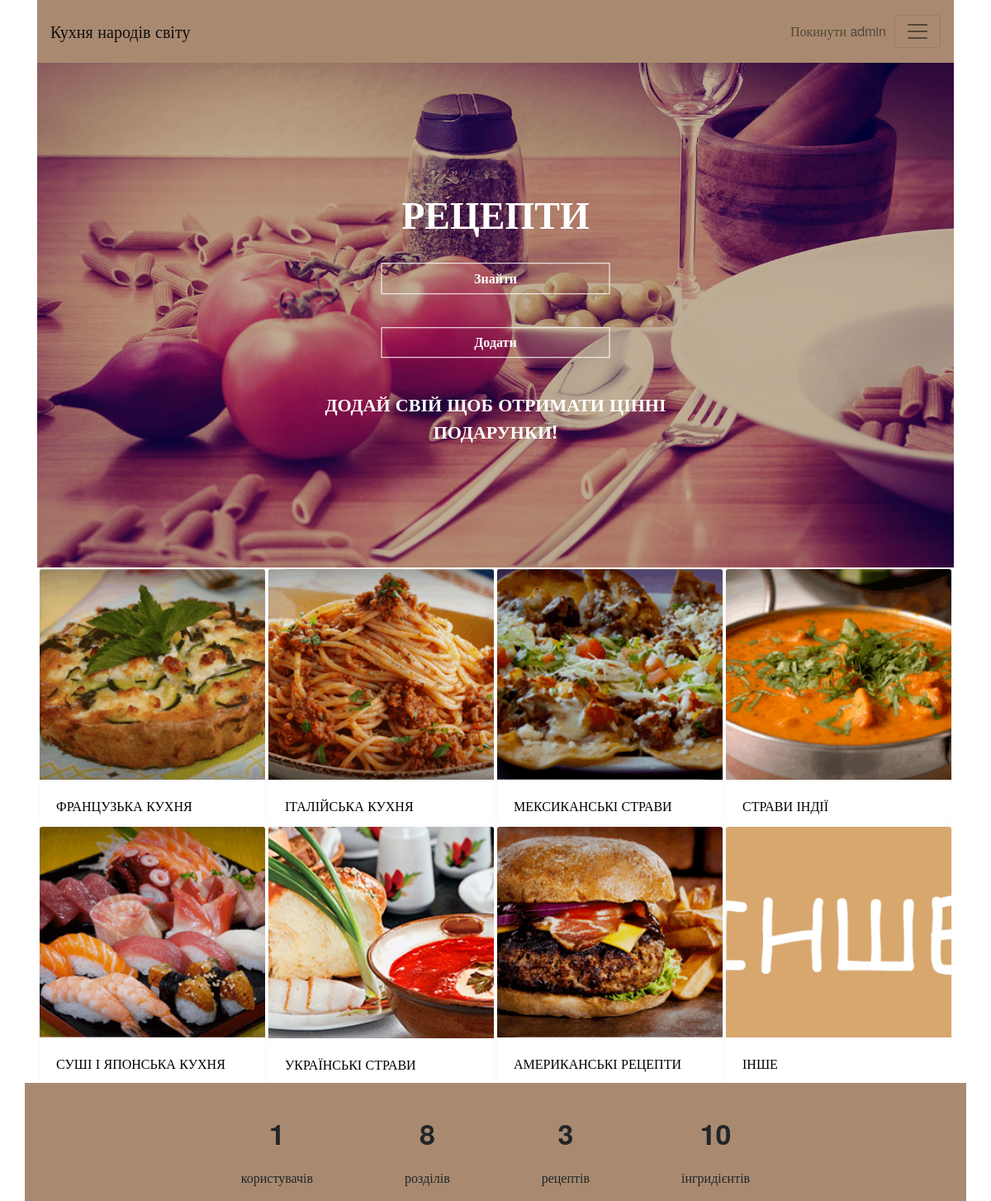
Screenshot of / (signed in) with the database file from the repository.
### models.py (models this page shows, shortened)
class User(db.Model, UserMixin):
    id = db.Column(db.Integer, primary_key=True)
    username = db.Column(db.String(80), unique=True, nullable=False)
    password = db.Column(db.String(80), unique=True, nullable=False)
    email = db.Column(db.String(120), unique=True, nullable=False)

class Cousine(db.Model):
    id = db.Column(db.Integer, primary_key=True)
    cousine_name = db.Column(db.Text, unique=True, nullable=False)
    image_id = db.Column(db.Integer)

### app.py (the view)
@app.route("/")
def index():
    cousine_list = Cousine.query.all()
    return render_template('index.html', cousine_list=cousine_list)

### app.py (called while the page is built)
@app.context_processor
def inject_user():
    ingridients_number = Ingredient.query.count()
    cousine_number = Cousine.query.count()
    recepies_number = Dish.query.count()
    user_number = User.query.count()
    return dict(ingredients=ingridients_number,cousine=cousine_number,recepies=recepies_number,users=user_number)

### models.py (called while the page is built)
@login_manager.user_loader
def load_user(user_id):
    return User.query.filter_by(id=user_id).first()

### templates/index.html
{% extends 'base.html' %}
{% block content %}
<div class="container">
<div class="frame">
	<img src="{{url_for('static', filename='images/bg.jpg')}}"  alt="placeholder" class="img-fluid" />
  <div class="text_box">
  		<br class="d-none d-md-block">
  	<h1 style="font-size: calc(16px + 2.5vw); font-weight: bold;" > РЕЦЕПТИ   </h1>
  	<br class="d-none d-md-block">
  	<p><a class="btn btn-primary get_started_btn"  style= "font-weight: bold; color: white;" href="/">Знайти</a></p>
  		<br class="d-none d-md-block">
  	<p><a class="btn btn-primary get_started_btn"  style= "font-weight: bold; color: white;" href="/add_dish">Додати</a></p>
  	<br>
  	<p  class="d-none d-md-block" style="font-size: calc(16px + 0.5vw);  font-weight: bold;">ДОДАЙ СВІЙ ЩОБ ОТРИМАТИ ЦІННІ ПОДАРУНКИ!</p>
  </div>
</div>
</div>
<div class="container">
<div class="d-flex flex-wrap justify-content-center ">
{% for cousine in cousine_list %}
<div class="card border-light" style="width: 275px; height:310px; margin: 1px 1px 1px 1px"><a href="/cousine/{{loop.index}}">
  <img class="card-img-top" src="static/images/{{cousine.image_id}}.jpg" alt="Card image cap" style=" object-fit: cover; width: 100%; height: 100%; ">
  <div class="card-body">
    <p class="card-text text-uppercase">{{cousine.cousine_name}} </p>
  </div></a>
</div>
{% endfor %}
</div>
</div>
{% endblock %}

### templates/base.html (shortened to what this page needs)
<!DOCTYPE html>
<html lang="en">
<head>
	<link rel="stylesheet" href="https://maxcdn.bootstrapcdn.com/bootstrap/4.0.0/css/bootstrap.min.css">
	<link rel="stylesheet" href="{{url_for('static', filename='css/styles.css')}}">
</head>
<body>
	<div class="container d-none d-md-block" style="align-items: center;">
	<nav class="navbar navbar-light mx-auto " style="background-color: rgba(169, 138, 112, 1)">
  <a class="navbar-brand" href="\">
  	Кухня народів світу
  </a>
  	<ul class="navbar-nav ml-auto" style="flex-direction: row;">
      <li class="nav-item" style="padding:10px">
          {% if current_user.is_authenticated %}
          <a class="nav-link" href="/logout">Покинути {{ current_user.username }}<span class="sr-only">(current)</span></a>
          {% else %}
          <a class="nav-link" href="/login">Увійти<span class="sr-only">(current)</span></a>
          {% endif %}
      </li>
      </ul>
  <button class="navbar-toggler navbar-toggle-always" type="button" data-toggle="collapse" data-target="#navbarNav" aria-controls="navbarNav" aria-expanded="false" aria-label="Toggle navigation">
    <span class="navbar-toggler-icon"></span>
  </button>
</nav>
	</div>
{% block content %}{% endblock %}
<div class="container d-flex flex-wrap justify-content-center" style="padding-top: 3%;background-color:rgba(169, 138, 112, 1);">
<div style="text-align: center; padding-right: 5%; padding-left: 5%;"><p class="font-weight-bold" style="font-size: calc(16px + 1.5vw);">{{ users }}</p>
<p> користувачів  </p> </div>
<div style="text-align: center; padding-right: 5%; padding-left: 5%;"><p class="font-weight-bold" style="font-size: calc(16px + 1.5vw);">{{ cousine }}</p>
<p> розділів </p> </div>
<div style="text-align: center; padding-right: 5%; padding-left: 5%;"><p class="font-weight-bold" style="font-size: calc(16px + 1.5vw);">{{ recepies }}</p>
<p> рецептів </p> </div>
<div style="text-align: center; padding-right: 5%; padding-left: 5%;"><p class="font-weight-bold" style="font-size: calc(16px + 1.5vw);">{{ ingredients }}</p>
<p> інгридієнтів </p> </div>
</div>
 </body>
 </html>

### static/css/styles.css (style rules this page uses)
body { font-family:"HelveticaNeue"; }
a { color: black; }
.frame { position: relative; z-index: 0; background-color: gray; }
.text_box { padding-top: 0%; color: white; position: absolute; top: 50%; left:50%; transform: translate(-50%, -50%); text-align: center; z-index: 1; }
.get_started_btn { background-color: transparent; border-color: white; border-radius: 0rem; padding: .35rem 7rem; font-size: calc(16px + 1vw) line-height: 3; }
.card-img-top { width: 60px; height: 60px; object-fit: cover; }

### rows the page displays
User: username "admin"
Cousine: shows a picture, cousine_name "ФРАНЦУЗЬКА КУХНЯ"
Cousine: shows a picture, cousine_name "ІТАЛІЙСЬКА КУХНЯ"
Cousine: shows a picture, cousine_name "МЕКСИКАНСЬКІ СТРАВИ"
Cousine: shows a picture, cousine_name "СТРАВИ ІНДІЇ"
Cousine: shows a picture, cousine_name "СУШІ І ЯПОНСЬКА КУХНЯ"
Cousine: shows a picture, cousine_name "УКРАЇНСЬКІ СТРАВИ"
Cousine: shows a picture, cousine_name "АМЕРИКАНСЬКІ РЕЦЕПТИ"
Cousine: shows a picture, cousine_name "ІНШЕ"

### other values shown
{{ users }} "1"
{{ cousine }} "8"
{{ recepies }} "3"
{{ ingredients }} "10"
